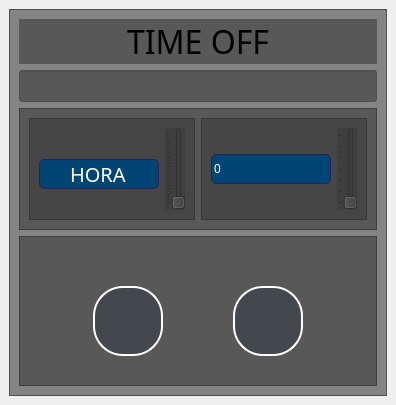
<?xml version="1.0" encoding="UTF-8"?>
<ui version="4.0">
 <class>MainWindow</class>
 <widget class="QMainWindow" name="MainWindow">
  <property name="geometry">
   <rect>
    <x>0</x>
    <y>0</y>
    <width>392</width>
    <height>405</height>
   </rect>
  </property>
  <property name="windowTitle">
   <string>tela</string>
  </property>
  <widget class="QWidget" name="centralwidget">
   <layout class="QVBoxLayout" name="verticalLayout">
    <item>
     <widget class="QFrame" name="frame">
      <property name="styleSheet">
       <string notr="true">background-color: rgb(57, 57, 57,150);</string>
      </property>
      <property name="frameShape">
       <enum>QFrame::StyledPanel</enum>
      </property>
      <property name="frameShadow">
       <enum>QFrame::Raised</enum>
      </property>
      <layout class="QVBoxLayout" name="verticalLayout_2">
       <item>
        <widget class="QLabel" name="label">
         <property name="font">
          <font>
           <family>Impact</family>
           <pointsize>24</pointsize>
          </font>
         </property>
         <property name="text">
          <string>TIME OFF</string>
         </property>
         <property name="alignment">
          <set>Qt::AlignCenter</set>
         </property>
        </widget>
       </item>
       <item>
        <widget class="QLineEdit" name="lineEdit">
         <property name="font">
          <font>
           <pointsize>15</pointsize>
          </font>
         </property>
        </widget>
       </item>
       <item>
        <widget class="QFrame" name="frame_4">
         <property name="frameShape">
          <enum>QFrame::StyledPanel</enum>
         </property>
         <property name="frameShadow">
          <enum>QFrame::Raised</enum>
         </property>
         <layout class="QHBoxLayout" name="horizontalLayout_2">
          <item>
           <widget class="QFrame" name="frame_3">
            <property name="frameShape">
             <enum>QFrame::StyledPanel</enum>
            </property>
            <property name="frameShadow">
             <enum>QFrame::Raised</enum>
            </property>
            <layout class="QHBoxLayout" name="horizontalLayout_4">
             <item>
              <widget class="QSpinBox" name="spinBox">
               <property name="minimumSize">
                <size>
                 <width>120</width>
                 <height>30</height>
                </size>
               </property>
               <property name="maximumSize">
                <size>
                 <width>50</width>
                 <height>20</height>
                </size>
               </property>
               <property name="sizeIncrement">
                <size>
                 <width>120</width>
                 <height>30</height>
                </size>
               </property>
               <property name="font">
                <font>
                 <family>Arial Black</family>
                 <pointsize>15</pointsize>
                </font>
               </property>
               <property name="styleSheet">
                <string notr="true">background-color:  rgb(0, 69, 116);
color: rgb(255, 255, 255);
border: 1px solid rgb(43, 31, 91);
border-radius:  5px
</string>
               </property>
               <property name="alignment">
                <set>Qt::AlignCenter</set>
               </property>
               <property name="buttonSymbols">
                <enum>QAbstractSpinBox::NoButtons</enum>
               </property>
               <property name="specialValueText">
                <string>HORA</string>
               </property>
               <property name="maximum">
                <number>24</number>
               </property>
               <property name="singleStep">
                <number>1</number>
               </property>
               <property name="value">
                <number>0</number>
               </property>
              </widget>
             </item>
             <item>
              <widget class="QSlider" name="verticalSlider_hora">
               <property name="maximum">
                <number>24</number>
               </property>
               <property name="orientation">
                <enum>Qt::Vertical</enum>
               </property>
               <property name="invertedAppearance">
                <bool>false</bool>
               </property>
               <property name="tickPosition">
                <enum>QSlider::TicksAbove</enum>
               </property>
              </widget>
             </item>
            </layout>
           </widget>
          </item>
          <item>
           <widget class="QFrame" name="frame_5">
            <property name="frameShape">
             <enum>QFrame::StyledPanel</enum>
            </property>
            <property name="frameShadow">
             <enum>QFrame::Raised</enum>
            </property>
            <layout class="QHBoxLayout" name="horizontalLayout_3">
             <item>
              <widget class="QSpinBox" name="spinBox_2">
               <property name="minimumSize">
                <size>
                 <width>120</width>
                 <height>30</height>
                </size>
               </property>
               <property name="styleSheet">
                <string notr="true">background-color:  rgb(0, 69, 116);
color: rgb(255, 255, 255);
border: 1px solid rgb(43, 31, 91);
border-radius:  5px
</string>
               </property>
               <property name="buttonSymbols">
                <enum>QAbstractSpinBox::NoButtons</enum>
               </property>
              </widget>
             </item>
             <item>
              <widget class="QSlider" name="verticalSlider">
               <property name="maximum">
                <number>60</number>
               </property>
               <property name="orientation">
                <enum>Qt::Vertical</enum>
               </property>
               <property name="invertedAppearance">
                <bool>false</bool>
               </property>
               <property name="invertedControls">
                <bool>false</bool>
               </property>
               <property name="tickPosition">
                <enum>QSlider::TicksAbove</enum>
               </property>
              </widget>
             </item>
            </layout>
           </widget>
          </item>
         </layout>
        </widget>
       </item>
       <item>
        <widget class="QFrame" name="frame_2">
         <property name="minimumSize">
          <size>
           <width>0</width>
           <height>150</height>
          </size>
         </property>
         <property name="maximumSize">
          <size>
           <width>16777215</width>
           <height>600</height>
          </size>
         </property>
         <property name="frameShape">
          <enum>QFrame::StyledPanel</enum>
         </property>
         <property name="frameShadow">
          <enum>QFrame::Raised</enum>
         </property>
         <layout class="QHBoxLayout" name="horizontalLayout">
          <item>
           <widget class="QPushButton" name="bt_cancelar">
            <property name="sizePolicy">
             <sizepolicy hsizetype="Fixed" vsizetype="Fixed">
              <horstretch>70</horstretch>
              <verstretch>70</verstretch>
             </sizepolicy>
            </property>
            <property name="minimumSize">
             <size>
              <width>70</width>
              <height>70</height>
             </size>
            </property>
            <property name="maximumSize">
             <size>
              <width>50</width>
              <height>50</height>
             </size>
            </property>
            <property name="toolTip">
             <string>&lt;html&gt;&lt;head/&gt;&lt;body&gt;&lt;p&gt;&lt;span style=&quot; font-size:14pt; color:#ff007f;&quot;&gt;Cancelar-Desligamento&lt;/span&gt;&lt;/p&gt;&lt;/body&gt;&lt;/html&gt;</string>
            </property>
            <property name="styleSheet">
             <string notr="true">QPushButton {
	border-radius: 30px;
	background-color: rgb(52, 59, 72,150);
	border: 2px solid white;
	background-position: center;
	background-repeat: no-repeat;
}

QPushButton:hover{
	border: 2px solid rgb(0, 66, 124);
}</string>
            </property>
            <property name="text">
             <string/>
            </property>
            <property name="icon">
             <iconset>
              <normaloff>../icon/4115230-cancel-close-cross-delete_114048.png</normaloff>../icon/4115230-cancel-close-cross-delete_114048.png</iconset>
            </property>
            <property name="iconSize">
             <size>
              <width>35</width>
              <height>35</height>
             </size>
            </property>
           </widget>
          </item>
          <item>
           <widget class="QPushButton" name="bt_desligar">
            <property name="sizePolicy">
             <sizepolicy hsizetype="Fixed" vsizetype="Fixed">
              <horstretch>0</horstretch>
              <verstretch>0</verstretch>
             </sizepolicy>
            </property>
            <property name="minimumSize">
             <size>
              <width>70</width>
              <height>70</height>
             </size>
            </property>
            <property name="maximumSize">
             <size>
              <width>50</width>
              <height>50</height>
             </size>
            </property>
            <property name="font">
             <font>
              <family>Arial Black</family>
              <pointsize>10</pointsize>
             </font>
            </property>
            <property name="toolTip">
             <string>&lt;html&gt;&lt;head/&gt;&lt;body&gt;&lt;p&gt;&lt;span style=&quot; font-size:14pt; color:#ff007f;&quot;&gt;Desligar&lt;/span&gt;&lt;/p&gt;&lt;/body&gt;&lt;/html&gt;</string>
            </property>
            <property name="styleSheet">
             <string notr="true">QPushButton {
	border-radius: 30px;
	background-color: rgb(52, 59, 72,150);
	border: 2px solid white;
	background-position: center;
	background-repeat: no-repeat;
}

QPushButton:hover{
	border: 2px solid rgb(0, 66, 124);
}</string>
            </property>
            <property name="text">
             <string/>
            </property>
            <property name="icon">
             <iconset>
              <normaloff>../icon/1492790919-81power_84209.png</normaloff>../icon/1492790919-81power_84209.png</iconset>
            </property>
            <property name="iconSize">
             <size>
              <width>35</width>
              <height>35</height>
             </size>
            </property>
           </widget>
          </item>
         </layout>
        </widget>
       </item>
      </layout>
     </widget>
    </item>
   </layout>
  </widget>
  <widget class="QMenuBar" name="menubar">
   <property name="geometry">
    <rect>
     <x>0</x>
     <y>0</y>
     <width>392</width>
     <height>21</height>
    </rect>
   </property>
  </widget>
 </widget>
 <resources/>
 <connections/>
</ui>
